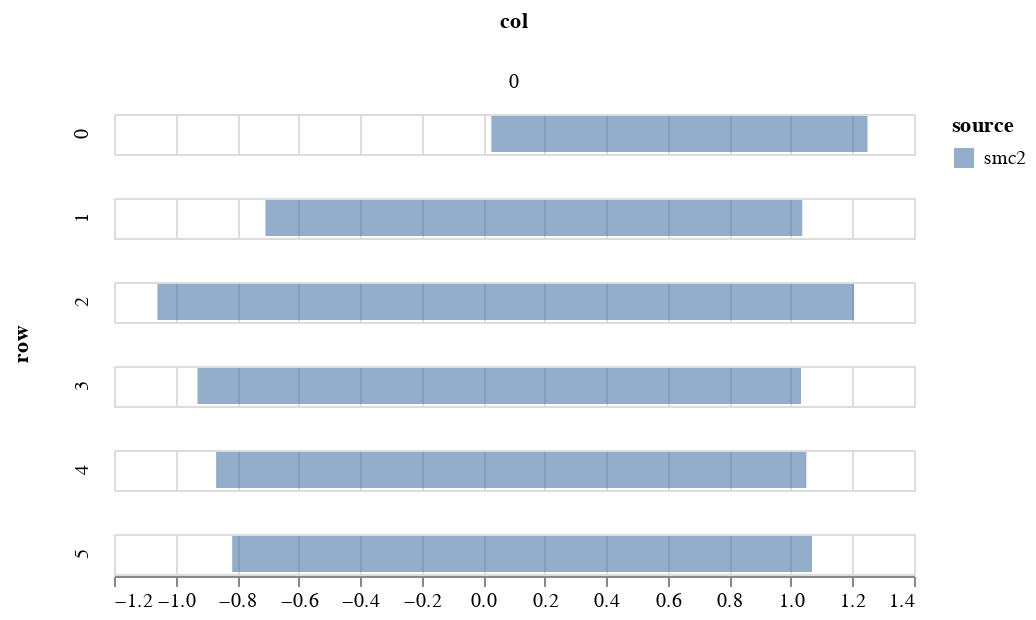

Here is the notebook cell this chart was saved with:
### Markdown cell above
## Plot MCMC samples

### Code cell
param = 'beta'
df = get_post_df(ps[param])
df_quant = df.groupby(['row', 'col'])[['value']].quantile(0.025).reset_index()
df_quant.rename({'value':'q1'}, axis=1, inplace=True)
df_quant2 = df.groupby(['row', 'col'])[['value']].quantile(0.975).reset_index()
df_quant2.rename({'value':'q2'}, axis=1, inplace=True)

df = df_quant.merge(df_quant2, on=['row', 'col'])

# simple quantile chart
df['source'] = 'smc2'
c1 = alt.Chart(df).mark_bar(opacity=0.6).encode(
        alt.X('q1', title=None),
        alt.X2('q2', title=None),
        alt.Row('row'),
        alt.Column('col'),
        alt.Color('source')
)
c1

### Figure 1 — Vega-Lite specification as saved in the notebook (floating-point values rounded to 4 significant figures)
{"config": {"view": {"continuousWidth": 400, "continuousHeight": 300}}, "data": {"name": "data-f6e0d18b786dbaf59d3e43c13b1173ac"}, "mark": {"type": "bar", "opacity": 0.6}, "encoding": {"color": {"type": "nominal", "field": "source"}, "column": {"type": "quantitative", "field": "col"}, "row": {"type": "quantitative", "field": "row"}, "x": {"type": "quantitative", "field": "q1", "title": null}, "x2": {"field": "q2", "title": null}}, "$schema": "https://vega.github.io/schema/vega-lite/v4.8.1.json", "datasets": {"data-f6e0d18b786dbaf59d3e43c13b1173ac": [{"row": 0, "col": 0, "q1": 0.02627, "q2": 1.249, "source": "smc2"}, {"row": 1, "col": 0, "q1": -0.7079, "q2": 1.037, "source": "smc2"}, {"row": 2, "col": 0, "q1": -1.059, "q2": 1.205, "source": "smc2"}, {"row": 3, "col": 0, "q1": -0.9286, "q2": 1.033, "source": "smc2"}, {"row": 4, "col": 0, "q1": -0.8682, "q2": 1.05, "source": "smc2"}, {"row": 5, "col": 0, "q1": -0.8161, "q2": 1.069, "source": "smc2"}]}}
